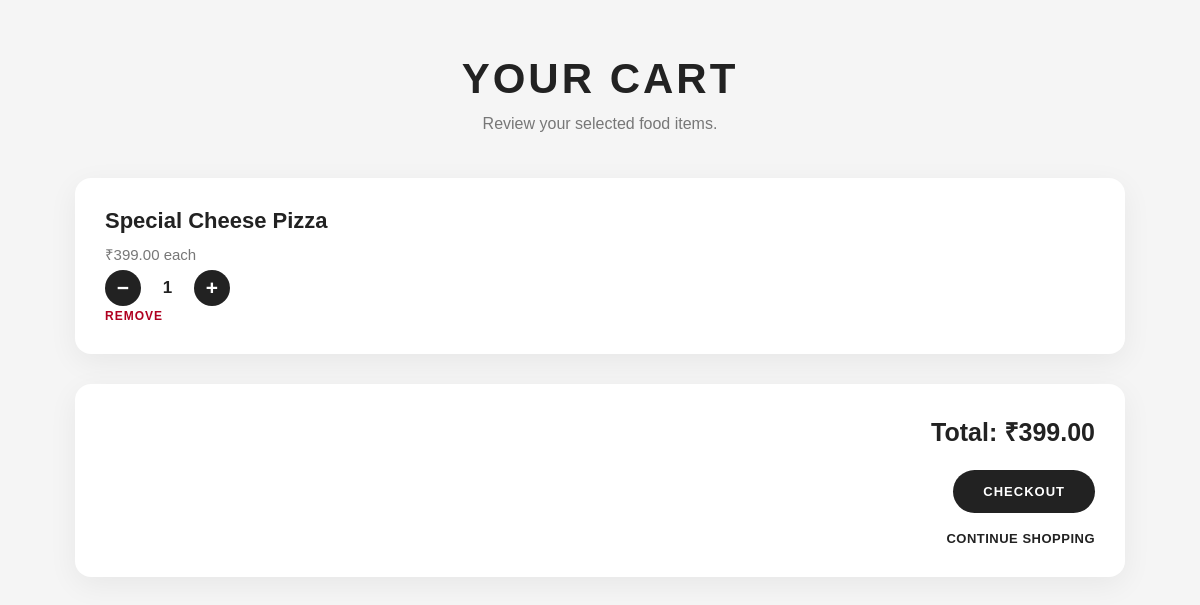
Page /orders/cart/ (signed in) on the committed database.
### orders/models.py (models this page shows, shortened)
class CartItem(models.Model):
    user = models.ForeignKey(
        User,
        on_delete=models.CASCADE
    )
    menu_item = models.ForeignKey(
        MenuItem,
        on_delete=models.CASCADE
    )
    quantity = models.PositiveIntegerField(
        default=1
    )
    added_at = models.DateTimeField(
        auto_now_add=True
    )

### menu/models.py (models this page shows, shortened)
class MenuItem(models.Model):
    CATEGORY_CHOICES = [
        ('Starter', 'Starter'),
        ('Main Course', 'Main Course'),
        ('Dessert', 'Dessert'),
        ('Drinks', 'Drinks'),
    ]
    LOCATION_CHOICES = [
        ('surat', 'Surat'),
        ('delhi', 'Delhi'),
        ('pune', 'Pune'),
    ]
    name = models.CharField(max_length=150)
    description = models.TextField(
        blank=True
    )
    price = models.DecimalField(
        max_digits=8,
        decimal_places=2
    )
    category = models.CharField(
        max_length=50,
        choices=CATEGORY_CHOICES
    )
    location = models.CharField(
        max_length=20,
        choices=LOCATION_CHOICES
    )
    image = models.ImageField(
        upload_to='menu/',
        blank=True,
        null=True
    )
    is_available = models.BooleanField(
        default=True
    )
    created_at = models.DateTimeField(
        auto_now_add=True
    )

### orders/views.py (the view)
@login_required
def cart(request):
    cart_items = (
        CartItem.objects
        .filter(user=request.user)
        .select_related('menu_item')
    )
    total = sum(
        item.menu_item.price * item.quantity
        for item in cart_items
    )
    return render(
        request,
        'orders/cart.html',
        {
            'cart_items': cart_items,
            'total': total,
        }
    )

### orders/templates/orders/cart.html (shortened to what this page needs)
{% load static %}
<!DOCTYPE html>
<html lang="en">
<head>
    <link rel="stylesheet"
          href="{% static 'orders/css/style.css' %}">
</head>
<body>
    <div class="cart-page">
        <header class="cart-header">
            <h1>
                YOUR CART
            </h1>
            <p>
                Review your selected food items.
            </p>
        </header>
        {% if cart_items %}
            {% for item in cart_items %}
                <div class="cart-item">
                    <div>
                        <h2>
                            {{ item.menu_item.name }}
                        </h2>
                        <p class="item-price">
                            ₹{{ item.menu_item.price|floatformat:2 }}
                            each
                        </p>
                    </div>
                    <div class="quantity-control">
                        <a href="{% url 'decrease_quantity' item.id %}">
                            −
                        </a>
                        <span>
                            {{ item.quantity }}
                        </span>
                        <a href="{% url 'increase_quantity' item.id %}">
                            +
                        </a>
                    </div>
                    <a
                        href="{% url 'remove_from_cart' item.id %}"
                        class="remove-btn"
                    >
                        REMOVE
                    </a>
                </div>
            {% endfor %}
            <div class="cart-total">
                <h2>
                    Total:
                    ₹{{ total|floatformat:2 }}
                </h2>
                <a href="{% url 'checkout' %}" class="checkout-btn">
    CHECKOUT
</a>
                <br>
                <a
                    href="{% url 'menu' %}"
                    class="continue-btn"
                >
                    CONTINUE SHOPPING
                </a>
            </div>
        {% endif %}
    </div>
</body>
</html>

### orders/static/orders/css/style.css (style rules this page uses)
* { box-sizing: border-box; }
body { margin: 0; font-family: Arial, Helvetica, sans-serif; background: #f5f5f5; color: #222; }
.cart-page { width: 100%; max-width: 1100px; margin: 0 auto; padding: 55px 25px 80px; }
.cart-header { text-align: center; margin-bottom: 45px; }
.cart-header h1 { margin: 0 0 12px; font-size: 42px; letter-spacing: 3px; }
.cart-header > p:last-child { margin: 0; color: #777; font-size: 16px; }
.cart-item { background: #fff; padding: 30px; margin-bottom: 22px; border-radius: 16px; box-shadow: 0 8px 30px rgba(0, 0, 0, 0.06); }
.cart-item h2 { margin: 0 0 10px; font-size: 22px; }
.item-price { margin: 6px 0; color: #777; font-size: 15px; }
.quantity-control { display: flex; align-items: center; gap: 14px; }
.quantity-control a { width: 36px; height: 36px; display: flex; align-items: center; justify-content: center; background: #222; color: #fff; text-decoration: none; border-radius: 50%; font-size: 21px; font-weight: bold; transition: 0.2s ease; }
.quantity-control span { min-width: 25px; text-align: center; font-size: 17px; font-weight: bold; }
.remove-btn { color: #b00020; text-decoration: none; font-size: 12px; font-weight: bold; letter-spacing: 1px; }
.cart-total { background: #fff; padding: 30px; margin-top: 30px; border-radius: 16px; text-align: right; box-shadow: 0 8px 30px rgba(0, 0, 0, 0.06); }
.cart-total h2 { margin: 0 0 22px; font-size: 25px; }
.checkout-btn { display: inline-block; padding: 14px 30px; background: #222; color: #fff; border: none; border-radius: 30px; text-decoration: none; font-size: 13px; font-weight: bold; letter-spacing: 1px; cursor: pointer; transition: 0.25s ease; }
.continue-btn { display: inline-block; margin-top: 18px; color: #222; text-decoration: none; font-size: 13px; font-weight: bold; letter-spacing: 0.5px; }

### rows in the picture
CartItem: menu_item.name "Special Cheese Pizza", menu_item.price "399.00", quantity "1"

### other values in the picture
{{ total|floatformat:2 }} "399.00"
